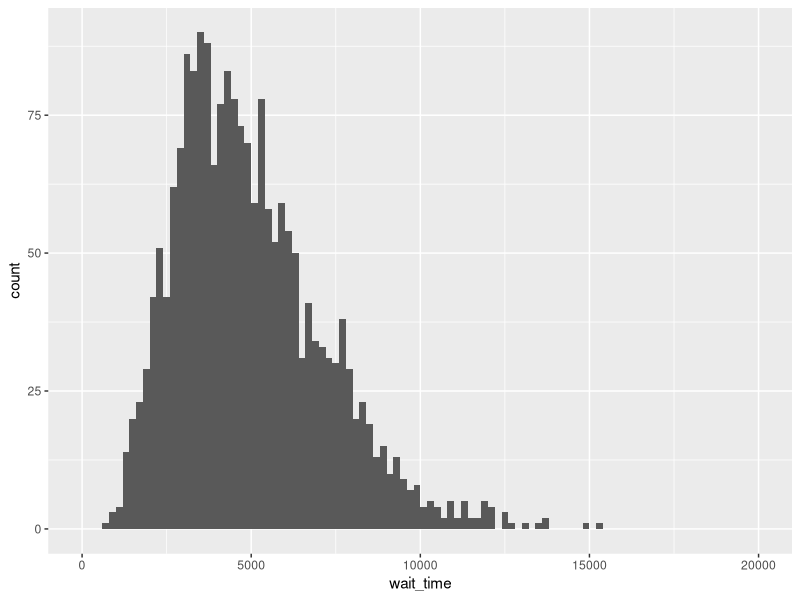
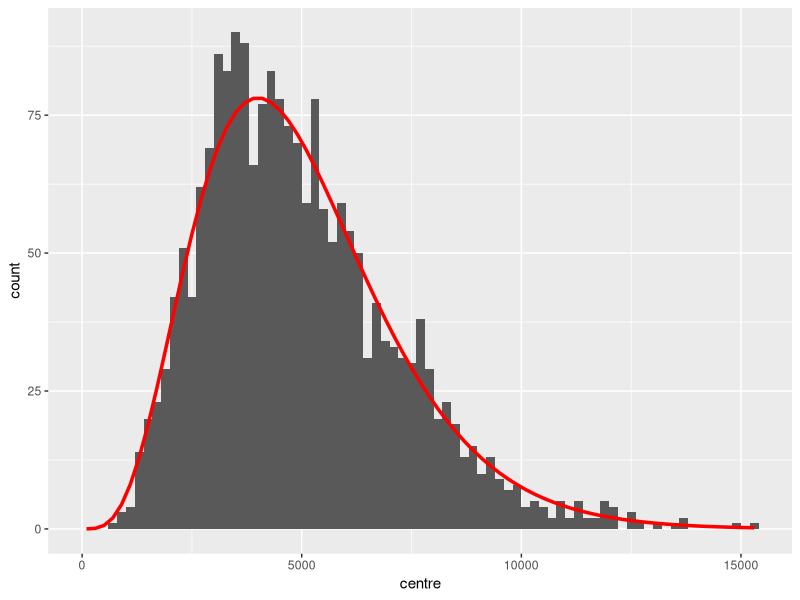

Write the R code that produced these figures, in order.
## ---- chunk 1
knitr::opts_chunk$set(echo = TRUE)
## ---- chunk 2
rm(list=ls())	# Remove objects currently in the workspace 
require(stats)							# Call the stats package for gamma and exponential distributions 
library(tibble)
library(ggplot2)
library(dplyr) 
## ---- chunk 3
tic = Sys.time() 
## ---- chunk 4
p  = 0.001                        # Ratefor poisson process 
n  = 10e6                         # Number of time steps 
k = 5                            # Waiting time for the kth arrival simulated 
k_count = 0                       # Counter to keep count up to kth-event 
event <- array(dim=c(n))					# Initialise an n-array to record when events occur 
count_event <- array(dim=c(n))					# Initialise an n-array to record the cumulative count of kth-events 
clock_event <- array(dim=c(n))					# Initialise an n-array to record the time at which each kth-event happened 
plot_bins <- n*p/k/10 
## ---- chunk 5
event = runif(n,0,1) < p 
## ---- chunk 6
if (event[1] == 0) {						# If the first time step does not have an event: 
  count_event[1] = 0 } else {				#	Set the cumulative count to zero 
                                        # If the first time step does contain an event:
  if (k_count == (k-1)) {					# 	And if we have reached the kth event: 
    count_event[1] = 1					#		Set the cumulative kth-count to one
    clock_event[1] = 1					#		Record the first kth-event happening at t = 1 
    } else {						#	Else if we have not reached the kth event: 
count_event[1] = 0					#		Set the cumulative count to zero 
k_count = k_count +1}					#		Increase the count of events seen before reaching the kth 
    } 
for (i in 2:n) {						# Set up a loop to consider the subsequent time steps in turn 
  if (event[i] == 0) {					# If this time step does not have an event: 
  count_event[i] = count_event[i-1]			# 	Increase the cumulative count by one 
    } else {						# If this time step does contain an event: 
      if (k_count == (k-1)) {					#	And if we have reached the kth event: 
        count_event[i] = count_event[i-1] + 1			#		Increase the cumulative count by one 
        clock_event[count_event[i]] = i				#		Record the time step at which this event occurred 
        k_count = 0						#		Reset the k-counter to start counting again
        } else {						#	Else if we have not reached the kth event: 
          k_count = k_count + 1					#		Increease the k-counter by one 
          count_event[i] = count_event[i-1]			#		Maintain the cumulative event count 
          }} }
tot_event = count_event[n]					# Record the total number of kth-events 
wait_time <- array(dim=c(tot_event))				# Inialise an array to record the wait time to each kth-event 
wait_time[1] = clock_event[1]-1					# Record the wait time to the first kth-event 
for (i in 2:tot_event) { 					# Set-up a loop to cycle through each kth-event
  wait_time[i] = clock_event[i]-clock_event[i-1] }	# Record the waiting for the kth-event

toc = Sys.time()						# End timer 

waiting <- tibble(event_num =1:tot_event,
                  clock_event = clock_event[1:tot_event],
                  wait_time=wait_time[1:tot_event]) 
rm(clock_event,count_event,event)
## ---- chunk 7
(histplot <-
ggplot(waiting)+geom_histogram(aes(wait_time),breaks=seq(0,10*n*p/k,by=plot_bins)))
## ---- chunk 8
wait_bucket <- array(dim=c(tot_event))				# Initialise array to bucket simulated waiting times for graphical output 
wait_bucket = ceiling(wait_time/plot_bins)				# Allocate simulated wait times to a bucket 
num_bucket = max(wait_bucket)
count_bucket = array(dim=c(num_bucket)) 
for (i in 1:num_bucket) {count_bucket[i]=sum(wait_bucket==i)}  
#ggplot_build(histplot)$data[[1]] 
#count_bucket 
## ---- chunk 9
compare_plot <- tibble(centre = seq(0.5,(length(count_bucket)-0.5))*plot_bins, 
                       count = count_bucket,
                       gamma = (n*p*plot_bins/k)*dgamma(centre,shape=k,rate=p), 
                       expdist = (n*p*plot_bins)*dexp(centre,rate=p)) 
ggplot(compare_plot)+
  geom_col(aes(centre,count),width=plot_bins)+ 
  geom_line(aes(centre,gamma),colour="red",size=1.2)+
  if (k==1) {geom_line(aes(centre,expdist),colour="blue",size=1.2)} 
